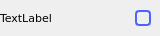
<?xml version="1.0" encoding="UTF-8"?>
<ui version="4.0">
 <class>checkboxElement</class>
 <widget class="QWidget" name="checkboxElement">
  <property name="geometry">
   <rect>
    <x>0</x>
    <y>0</y>
    <width>160</width>
    <height>36</height>
   </rect>
  </property>
  <property name="sizePolicy">
   <sizepolicy hsizetype="Expanding" vsizetype="Fixed">
    <horstretch>0</horstretch>
    <verstretch>0</verstretch>
   </sizepolicy>
  </property>
  <property name="windowTitle">
   <string>Form</string>
  </property>
  <layout class="QVBoxLayout" name="verticalLayout">
   <property name="spacing">
    <number>0</number>
   </property>
   <property name="leftMargin">
    <number>0</number>
   </property>
   <property name="topMargin">
    <number>0</number>
   </property>
   <property name="rightMargin">
    <number>0</number>
   </property>
   <property name="bottomMargin">
    <number>0</number>
   </property>
   <item>
    <layout class="QHBoxLayout" name="horizontalLayout">
     <property name="spacing">
      <number>0</number>
     </property>
     <property name="topMargin">
      <number>0</number>
     </property>
     <item>
      <widget class="QLabel" name="topLeft">
       <property name="sizePolicy">
        <sizepolicy hsizetype="Expanding" vsizetype="Expanding">
         <horstretch>0</horstretch>
         <verstretch>0</verstretch>
        </sizepolicy>
       </property>
       <property name="font">
        <font>
         <family>DejaVu Sans</family>
         <pointsize>8</pointsize>
         <weight>50</weight>
         <bold>false</bold>
        </font>
       </property>
       <property name="styleSheet">
        <string notr="true"/>
       </property>
       <property name="text">
        <string>TextLabel</string>
       </property>
      </widget>
     </item>
     <item>
      <widget class="QWidget" name="widget" native="true">
       <layout class="QVBoxLayout" name="verticalLayout_3">
        <item>
         <widget class="QCheckBox" name="checkBox">
          <property name="styleSheet">
           <string notr="true">QCheckBox
{
  spacing: 0px;
}
QCheckBox:indicator
{
height: 12px;
width: 12px;
border-radius:4px;
border: 2px solid #4a64ff;
}

QCheckBox:indicator:checked
{
background:#4a64ff;
}</string>
          </property>
          <property name="text">
           <string/>
          </property>
         </widget>
        </item>
       </layout>
      </widget>
     </item>
    </layout>
   </item>
  </layout>
 </widget>
 <resources/>
 <connections/>
</ui>
